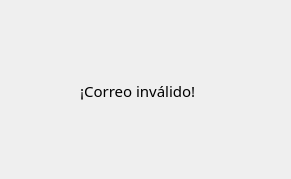
<?xml version="1.0" encoding="UTF-8"?>
<ui version="4.0">
 <class>cuadro_mensaje</class>
 <widget class="QDialog" name="cuadro_mensaje">
  <property name="geometry">
   <rect>
    <x>0</x>
    <y>0</y>
    <width>291</width>
    <height>179</height>
   </rect>
  </property>
  <property name="windowTitle">
   <string>Dialog</string>
  </property>
  <widget class="QLabel" name="label">
   <property name="geometry">
    <rect>
     <x>80</x>
     <y>50</y>
     <width>181</width>
     <height>81</height>
    </rect>
   </property>
   <property name="font">
    <font>
     <family>Century Gothic</family>
     <pointsize>11</pointsize>
    </font>
   </property>
   <property name="text">
    <string>¡Correo inválido!</string>
   </property>
  </widget>
 </widget>
 <resources/>
 <connections/>
</ui>
